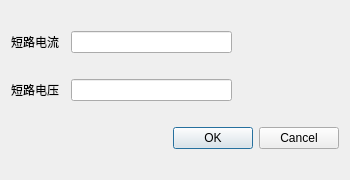
<?xml version="1.0" encoding="UTF-8"?>
<ui version="4.0">
 <class>ValueCalc_1210</class>
 <widget class="QDialog" name="ValueCalc_1210">
  <property name="geometry">
   <rect>
    <x>0</x>
    <y>0</y>
    <width>350</width>
    <height>180</height>
   </rect>
  </property>
  <property name="windowTitle">
   <string>Dialog</string>
  </property>
  <layout class="QVBoxLayout" name="verticalLayout">
   <item>
    <layout class="QHBoxLayout" name="horizontalLayout" stretch="1,3,2">
     <item>
      <widget class="QLabel" name="label">
       <property name="text">
        <string>短路电流</string>
       </property>
      </widget>
     </item>
     <item>
      <widget class="QLineEdit" name="lineEdit_dianliu"/>
     </item>
     <item>
      <spacer name="horizontalSpacer">
       <property name="orientation">
        <enum>Qt::Horizontal</enum>
       </property>
       <property name="sizeHint" stdset="0">
        <size>
         <width>40</width>
         <height>20</height>
        </size>
       </property>
      </spacer>
     </item>
    </layout>
   </item>
   <item>
    <layout class="QHBoxLayout" name="horizontalLayout_2" stretch="1,3,2">
     <item>
      <widget class="QLabel" name="label_2">
       <property name="text">
        <string>短路电压</string>
       </property>
      </widget>
     </item>
     <item>
      <widget class="QLineEdit" name="lineEdit_dianya"/>
     </item>
     <item>
      <spacer name="horizontalSpacer_2">
       <property name="orientation">
        <enum>Qt::Horizontal</enum>
       </property>
       <property name="sizeHint" stdset="0">
        <size>
         <width>40</width>
         <height>20</height>
        </size>
       </property>
      </spacer>
     </item>
    </layout>
   </item>
   <item>
    <widget class="QDialogButtonBox" name="buttonBox">
     <property name="orientation">
      <enum>Qt::Horizontal</enum>
     </property>
     <property name="standardButtons">
      <set>QDialogButtonBox::Cancel|QDialogButtonBox::Ok</set>
     </property>
    </widget>
   </item>
  </layout>
 </widget>
 <resources/>
 <connections>
  <connection>
   <sender>buttonBox</sender>
   <signal>accepted()</signal>
   <receiver>ValueCalc_1210</receiver>
   <slot>accept()</slot>
   <hints>
    <hint type="sourcelabel">
     <x>248</x>
     <y>254</y>
    </hint>
    <hint type="destinationlabel">
     <x>157</x>
     <y>274</y>
    </hint>
   </hints>
  </connection>
  <connection>
   <sender>buttonBox</sender>
   <signal>rejected()</signal>
   <receiver>ValueCalc_1210</receiver>
   <slot>reject()</slot>
   <hints>
    <hint type="sourcelabel">
     <x>316</x>
     <y>260</y>
    </hint>
    <hint type="destinationlabel">
     <x>286</x>
     <y>274</y>
    </hint>
   </hints>
  </connection>
 </connections>
</ui>
